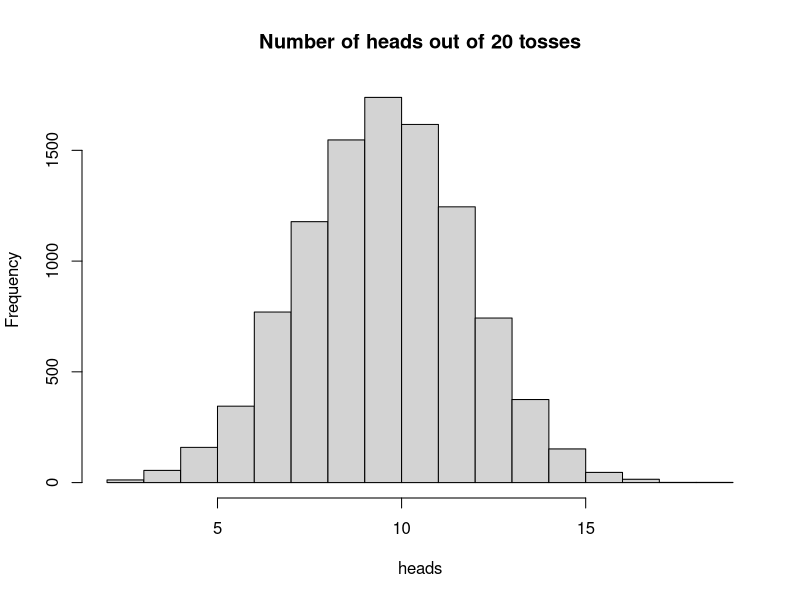
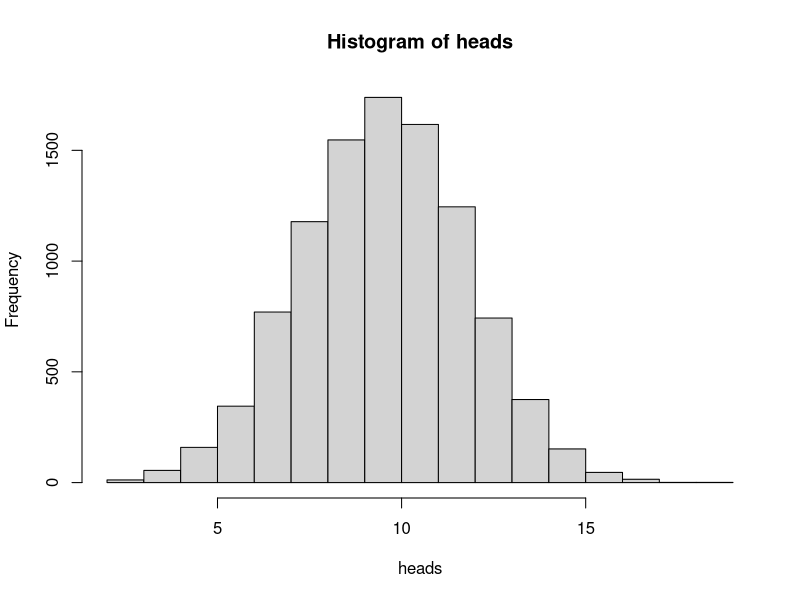

Here is the R script that generated these plots, in order:
# P-valueBasics.r
#
# Using R to create a null distribution for a fair coin
# and calculate a p value for an event
#

# Use a function to generate the coin flips

# 0 = Tails and 1 = Heads

FlipCoin <- function(n) sample(0:1,n,rep=T)

heads <- FlipCoin(20) # to start calculation

# Flip the 20 coins 10000 times

for(i in 1:10000) heads[i] <- sum(FlipCoin(20)==1)

hist(heads, main="Number of heads out of 20 tosses")

histinfo <- hist(heads)

print(histinfo)

# Use the Binomial Distribution to work out the probability of
# getting 16 heads out of 20 flips of a fair coin

binomial <- dbinom(16, size=20, prob=0.5) + dbinom(17, size=20, prob=0.5) + dbinom(18, size=20, prob=0.5) + dbinom(19, size=20, prob=0.5) + dbinom(20, size=20, prob=0.5)

print(binomial)
